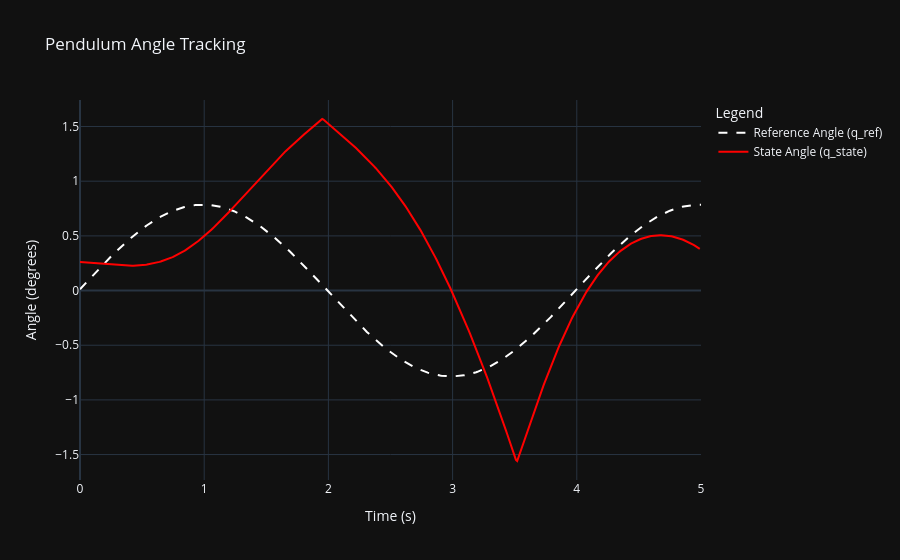

Notebook cell for this chart:
### Markdown cell above
**8. Plotting the Results**

### Code cell
# Create a simple plotly figure for the q_ref and q_state over time
import plotly.graph_objects as go
fig = go.Figure()
fig.add_trace(go.Scatter(x=ts, y=q_ref_log, mode='lines',
                            name='Reference Angle (q_ref)', line=dict(color='white', dash='dash')))
fig.add_trace(go.Scatter(x=ts, y=q_state_log, mode='lines',
                            name='State Angle (q_state)', line=dict(color='red')))
fig.update_layout(title='Pendulum Angle Tracking',
                  xaxis_title='Time (s)',
                  yaxis_title='Angle (degrees)',
                  legend_title='Legend',
                  template='plotly_dark')
fig.show()

### Figure 1 — Plotly figure (JSON) as saved in the notebook; plotly's stock layout.template omitted (floating-point values rounded to 4 significant figures; data arrays with more than 128 entries replaced by an {"elided": "..."} marker saying what was removed)
{"data": [{"line": {"color": "white", "dash": "dash"}, "mode": "lines", "name": "Reference Angle (q_ref)", "type": "scatter", "x": {"elided": "502 float values"}, "y": {"elided": "502 float values"}}, {"line": {"color": "red"}, "mode": "lines", "name": "State Angle (q_state)", "type": "scatter", "x": {"elided": "502 float values"}, "y": {"elided": "501 float values"}}], "layout": {"legend": {"title": {"text": "Legend"}}, "title": {"text": "Pendulum Angle Tracking"}, "xaxis": {"title": {"text": "Time (s)"}}, "yaxis": {"title": {"text": "Angle (degrees)"}}}}
